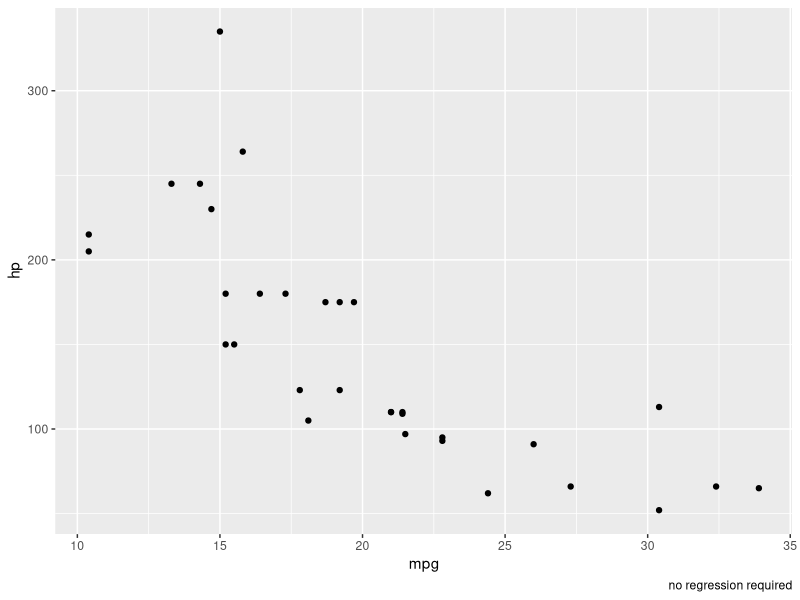

Here is the R script that generated this plot:
## ---- chunk 1
Greeting <- function(arg1 = "Hello" ){
  print(arg1)
}
Greeting()
Greeting("Hiya")
## ---- chunk 2


adding <- function(x,y){
  
  total <- sum( c( x , y ))
  
  return(total)
}

adding(2,4)
#adding()

## ---- chunk 3
multiplying <- function(x = 1, y = 1){
  total <- x*y
  return(total)
}

multiplying()
multiplying(2,4)

## ---- chunk 4
umbrella <- function(weather = "no precipitation"){

if(weather == "no precipitation"){
  
    print("leave umbrella at home")
    }
    
else if(weather == "snow"){

    print("You don't need an umbrella")
}
  
else{
    print("bring an umbrella")
    
    }
}
umbrella(weather = "snow")
## ---- chunk 5
my_1st_calculator <-function(x,y,operation="add"){
  
  if(operation %in% "add"){
    total <- adding(x,y)
  }
  
  else if(operation %in% "multiply"){
    total <- multiplying(x,y)
  }
  
  else{
    stop("Please choose `add` or `multiply` for the operation argument")
  }
  
  return(total)
}
## ---- chunk 6
my_1st_calculator(1,6, operation="multiply")
## ---- chunk 7
library(tidyverse)

auto_filter <- function(data, variable, value){
  
  data |>
    filter({{variable}} == {{value}})
}
## ---- chunk 8
auto_filter(data = mtcars, variable = am, value = 0 )
## ---- chunk 9
library(tidyverse)

super_grapher <- function(variable1=NULL ,variable2=NULL , dat= NULL ,linear_regression = TRUE){
  ggplot(mapping = aes(x= {{variable1}},  y= {{variable2}}), data = {{dat}})+
    geom_point() +
    if(linear_regression == TRUE){
    geom_smooth(method = "lm" )
    }
    else{
    labs(caption = "no regression required")
    }
}
super_grapher(variable1 = mpg,variable2 = hp, dat = mtcars, linear_regression = FALSE)
